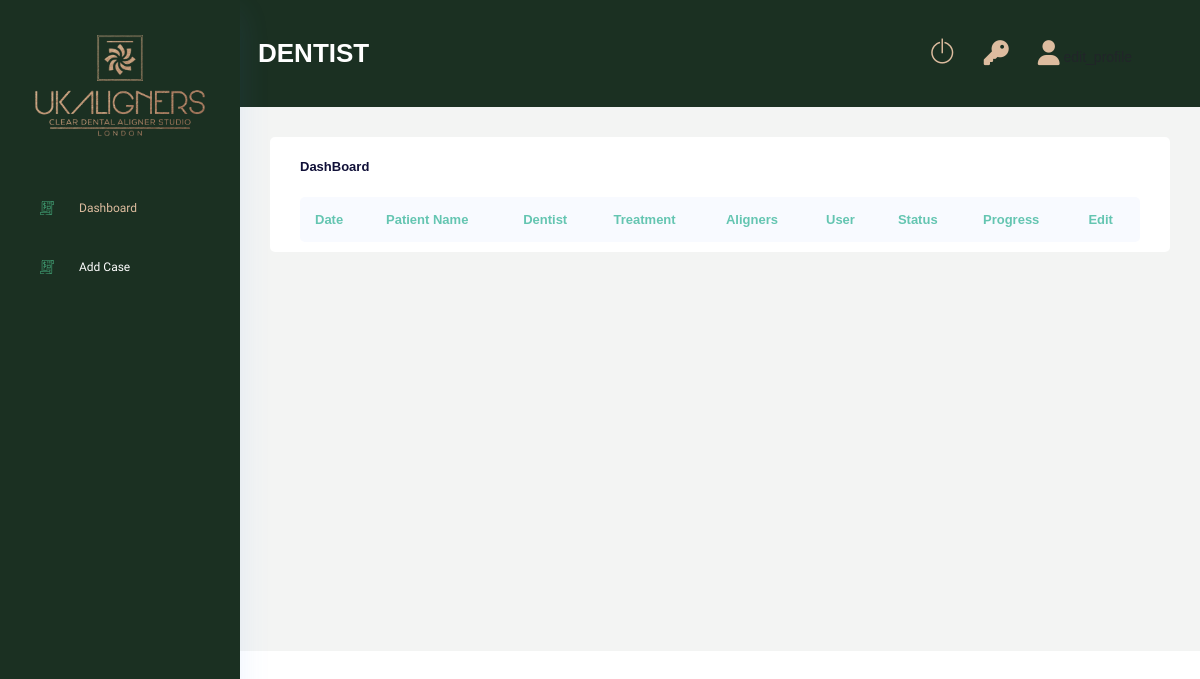
The page /dentist/dashboard/ (signed in) on the database as committed earlier.
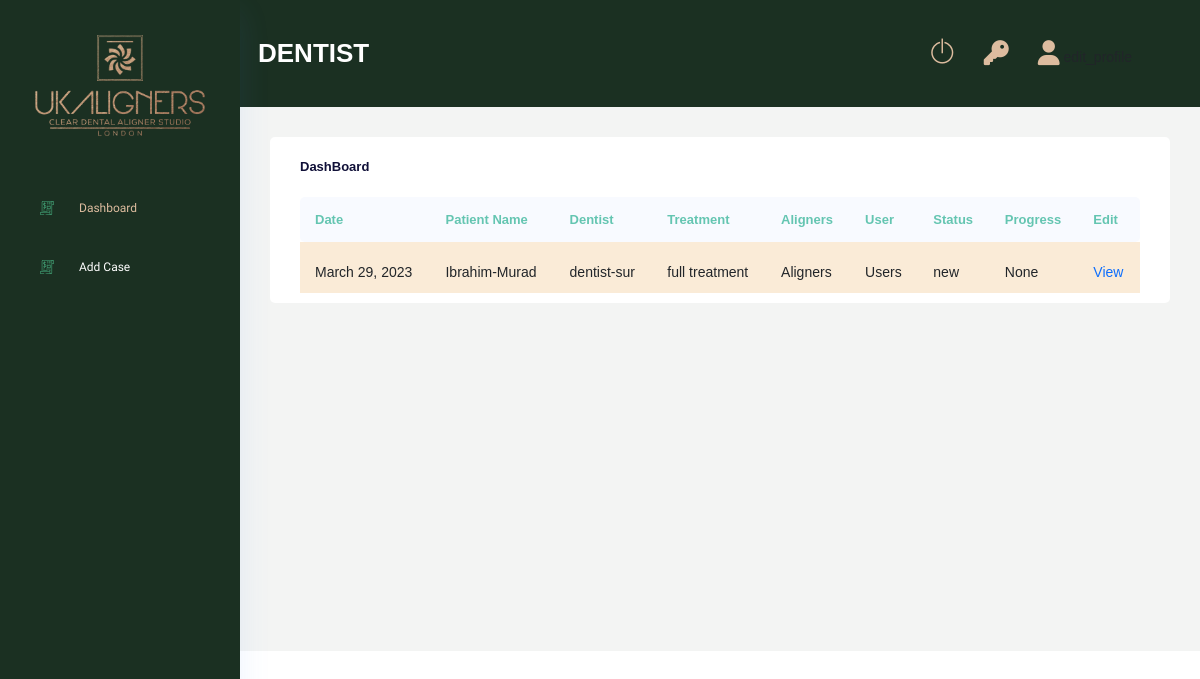
The same page on the database as committed later.
### Case/models.py (models this page shows)
class Case(models.Model):
    GENDER_CHOICES = (
        ("male","male"),
        ("female","female"),
        ("other","other")
        )
    ORTHODONTIC_CHOICES = (
        ("yes","yes"),
        ("no","no")
        )
    TREATMENT_REQUIRED_CHOICES = (
        ("full treatment","full treatment"),
        ("continuation","continuation"),
        ("refinement","refinement"),
        ("retainer","retainer")
    )
    OPTIONAL_TREATMENT = (
        ("replacement","replacement"),
        ("mouthguard","mouthguard"),
        ("smile design","smile design")
    )
    SECTION_CHOICES = (
        ("both arches","both arches"),
        ("upper only","upper only"),
        ("lower only","lower only")
    )
    TREATMENT_CHOICES = (
        ("essential","essential"),
        ("advance","advance"),
        ("comprehensive","comprehensive")
    )
    clinic                          = models.ForeignKey(Clinic, on_delete=models.DO_NOTHING,null=True,blank=True)
    dentist                         = models.ForeignKey(Dentist, on_delete=models.DO_NOTHING, null=True, blank=True)
    saloon_owner                    = models.ForeignKey(Saloon_owner, on_delete=models.DO_NOTHING, null=True, blank=True)
    saloon                          = models.ForeignKey(Saloon, on_delete=models.DO_NOTHING, null=True, blank=True)
    name                            = models.CharField(max_length=250)
    surname                         = models.CharField(max_length=250,null=True, blank=True)
    gender                          = models.CharField(max_length=50,choices=GENDER_CHOICES)
    age                             = models.IntegerField(null=True, blank=True)
    treatment_required              = models.CharField(max_length=100,choices=TREATMENT_REQUIRED_CHOICES)
    optional_treatment              = models.CharField(max_length=100,choices=OPTIONAL_TREATMENT, null=True, blank=True)
    orthodontic_treatment_past      = models.CharField(max_length=10,null=True, blank=True, choices=ORTHODONTIC_CHOICES)
    section                         = models.CharField(max_length=250,null=True, blank=True, choices=SECTION_CHOICES)
    treatment_type                  = models.CharField(max_length=250,null=True, blank=True, choices=TREATMENT_CHOICES)
    upper_jaw                       = models.FileField(upload_to="upper_jaws",null=True, blank=True)
    lower_jaw                       = models.FileField(upload_to="lower_jaws",null=True, blank=True)
    rquest_collection               = models.BooleanField(default=False)
    additional_information          = models.TextField(null=True, blank=True)
    planner                         = models.ForeignKey(Planner,on_delete=models.DO_NOTHING, null=True, blank=True)
    technician                      = models.ForeignKey(Technician,on_delete=models.DO_NOTHING, null=True, blank=True)
    status                          = models.CharField(max_length=250, default="new", null=True, blank=True)
    ortho_id                        = models.CharField(max_length=255, null=True, blank=True)
    aligners_upper                  = models.IntegerField(null=True, blank=True)
    aligners_lower                  = models.IntegerField(null=True, blank=True)
    retainer_upper                  = models.IntegerField(null=True, blank=True)
    retainer_lower                  = models.IntegerField(null=True, blank=True)
    treatment_plan_upper            = models.IntegerField(null=True, blank=True)
    treatment_plan_lower            = models.IntegerField(null=True, blank=True)
    duration                        = models.IntegerField(null=True, blank=True)
    progress                        = models.CharField(max_length=255, null=True, blank=True)
    created_at                      = models.DateField(auto_now_add=True, null=True)
    fee_cleared                     = models.BooleanField(default=False)
    totel_fee                       = models.FloatField(default=0.0,null=True,blank=True)
    manager_paid                    = models.BooleanField(default=False)
    planner_paid                    = models.BooleanField(default=False)
    technician_paid                 = models.BooleanField(default=False)
    refinement                      = models.IntegerField(default=0)
    class Meta:
        verbose_name_plural = "Cases"
    def __str__(self):
        return str(self.name)

### DentistRoll/models.py (models this page shows)
class Dentist(models.Model):
    user                    = models.OneToOneField(Users, on_delete=models.CASCADE)
    surname                 = models.CharField(max_length=150,null=True,blank=True)
    number                  = models.CharField(max_length=150,null=True,blank=True)
    clinic                  = models.ManyToManyField(Clinic)
    manager                 = models.ForeignKey(Manager, on_delete=models.DO_NOTHING, null=True, blank=True)
    discount                = models.IntegerField(null=True, blank=True)
    class Meta:
        verbose_name_plural = "Dentists"
    def __str__(self):
        return self.user.username

### Users/models.py (models this page shows, shortened)
class Account(AbstractBaseUser):
    email 					= models.EmailField(verbose_name="email", max_length=60, unique=True)
    username 				= models.CharField(max_length=130)
    date_joined				= models.DateTimeField(verbose_name='date joined', auto_now_add=True)
    last_login				= models.DateTimeField(verbose_name='last login', auto_now=True)
    is_active				= models.BooleanField(default=True)
    is_staff				= models.BooleanField(default=False)
    is_superuser			= models.BooleanField(default=False)
    is_admin				= models.BooleanField(default=False)
    is_manager   			= models.BooleanField(default=False)
    is_planner   			= models.BooleanField(default=False)
    is_technician   		= models.BooleanField(default=False)
    is_dentist      		= models.BooleanField(default=False)
    is_salon           		= models.BooleanField(default=False)
    is_individual     		= models.BooleanField(default=False)
    is_clinic        		= models.BooleanField(default=False)
    hide_email				= models.BooleanField(default=True)
    USERNAME_FIELD = 'email'
    REQUIRED_FIELDS = ['username']
    objects = MyAccountManager()

### DentistRoll/views.py (the view)
# urls.py: path('dashboard/',views.dentist_dashboard, name='dentist_dashboard'),
@login_required(login_url='login')
def dentist_dashboard(request):
    dentist_obj = Dentist.objects.get(user=request.user)
    case_list = Case.objects.filter(dentist=dentist_obj).order_by('-id')
    print(case_list)
    context = {
        'case_list':case_list
    }
    return render(request,'dentistRoll/dashboard.html',context)

### ClinicRoll/models.py (called while the page is built)
    def __str__(self):
        return self.user.username

### ManagerRoll/models.py (called while the page is built)
    def __str__(self):
        return self.user.username

### DentistRoll/templates/dentistRoll/dashboard.html (shortened to what the changed rows need)
{% extends 'base.html' %}
{% load static %}
{% block content %}
<div class="main_content_iner ">
    <div class="container-fluid p-0">
        <div class="row justify-content-center">
            <div class="col-lg-12">
                <div class="white_card card_height_100 mb_30">
                    <div class="white_card ">
                        <div class="QA_section plr_30">
                            <div class="QA_table mb_30">
                                <table class="table lms_table_active ">
                                    <thead>
                                        <tr>
                                            <th scope="col">Date</th>
                                            <th scope="col">Patient Name</th>
                                            <th scope="col">Dentist</th>
                                            <th scope="col">Treatment</th>
                                            <th scope="col">Aligners</th>
                                            <th scope="col">User</th>
                                            <th scope="col">Status</th>
                                            <th scope="col">Progress</th>
                                            <th scope="col">Edit</th>
                                        </tr>
                                    </thead>
                                    <tbody>
                                        {% for case in case_list %}
                                        {% if case.status == 'new' %}
                                        <tr class="new-case-tr">
                                        {% else %}
                                        <tr>
                                        {% endif %}
                                            <td>{{ case.created_at }}</td>
                                            <td>
                                                <div class="custom_tooltip">
                                                    {{ case.name }}-{{ case.surname }}
                                                  </div>
                                            </td>
                                            <td>
                                                <div class="custom_tooltip">{{ case.dentist }}-{{ case.dentist.surname }}
                                                  </div>
                                            </td>
                                            <td>
                                                <div class="custom_tooltip">{{ case.treatment_required }}
                                                  </div>
                                            </td>
                                            <td>
                                                <div class="custom_tooltip">Aligners
                                                  </div>
                                            </td>
                                            <td>
                                                <div class="custom_tooltip">Users
                                                  </div>
                                            </td>
                                            <td>{{ case.status }}</td>
                                            <td>{{ case.progress }}</td>
                                            <td>
                                                {% if case.status == "new" %}
                                                <a href="{% url 'DentistRoll:edit_case' case.id %}">View</a>
                                                {% elif case.status == "waiting acceptance" %}
                                                <a href="{% url 'DentistRoll:waiting_case_details' case.id %}">View</a>
                                                {% elif case.status == "accepted" %}
                                                <a href="{% url 'DentistRoll:waiting_case_details' case.id %}">View</a>
                                                {% elif case.status == "treatment" %}
                                                <a href="{% url 'AdminRoll:case_treatment' case.id %}">View</a>
                                                {% elif case.status == "on-hold" %}
                                                <a href="{% url 'DentistRoll:waiting_case_details' case.id %}">View</a>
                                                {% elif case.status == "review" %}
                                                <a href="{% url 'DentistRoll:waiting_case_details' case.id %}">View</a>
                                                {% elif case.status == "declined" %}
                                                <a href="{% url 'DentistRoll:waiting_case_details' case.id %}">View</a>
                                                {% elif case.status == "tc" %}
                                                <a href="{% url 'AdminRoll:case_treatment' case.id %}">View</a>
                                                {% endif %}
                                            </td>
                                        </tr>
                                        {% endfor %}
                                    </tbody>
                                </table>
                            </div>
                        </div>
                    </div>
                </div>
            </div>
        </div>
    </div>
</div>
{% endblock %}

Rows that differ between the two databases and show on the page:
added Case: created_at "March 29, 2023", name "Ibrahim", surname "Murad", dentist "dentist", dentist.surname "sur", treatment_required "full treatment", status "new", progress "None", shows "View"
